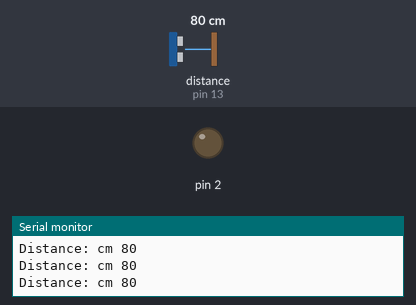
A sketch run on a simulated Arduino Uno, built with avr-gcc and run on an emulated ATmega328P. Parts: output pins drawn as LEDs (lit = HIGH), the last lines printed to the serial monitor. The test bench sets the inputs (shaded band); at power-on: distance to the obstacle (sensor on pin 13) 80 cm. The echo pulse lasts 58.3 µs per cm.

Above: at 1.2 s.
1.3 s: distance to the obstacle (sensor on pin 13) set to 32 cm
2.8 s: distance to the obstacle (sensor on pin 13) set to 26 cm
At 3.9 s:
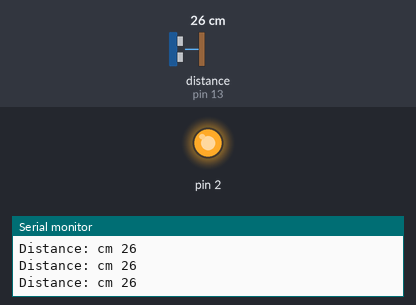
4.4 s: distance to the obstacle (sensor on pin 13) set to 35 cm
At 5.3 s:
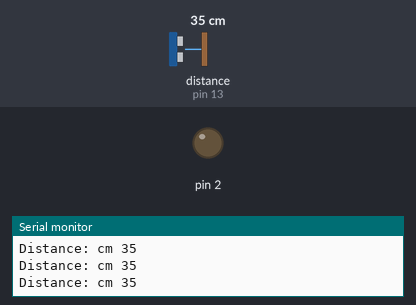
6.0 s: distance to the obstacle (sensor on pin 13) set to 2 cm
At 7.0 s:
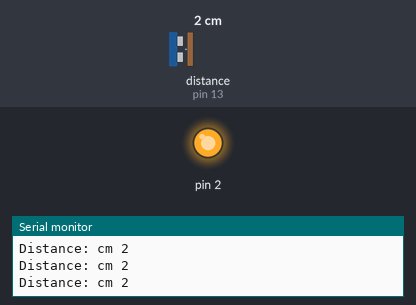
Timing chart, 0 to 8.6 s (numbered marks = the images above; inputs shaded):
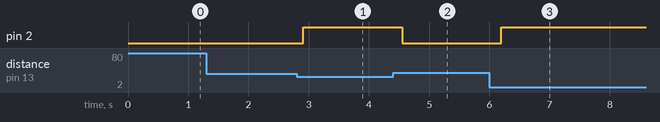

The sketch:

UltrasonicSimple_cm_e_pol_led.ino
```cpp
// (licence header left out)
#include <Ultrasonic.h>

/*
   Pass as a parameter the trigger and echo pin, respectively,
   or only the signal pin (for sensors 3 pins), like:
   Ultrasonic ultrasonic(13);
*/
Ultrasonic ultrasonic(12, 13);
int distance;

void setup() {
  Serial.begin(9600);
  pinMode(2, OUTPUT);
}

void loop() {
  // Pass INC as a parameter to get the distance in inches
  distance = ultrasonic.read();

  Serial.print("Distance: cm ");
  Serial.println(distance);
  delay(100);
  if (distance < 30) {
    digitalWrite(2, HIGH);
  }else{
    digitalWrite(2, LOW);
  }
}
```

Measured:
- the behaviour switches between 30 and 29 cm on distance to the obstacle (sensor on pin 13) (found by bisection; images 0 and 1)
- after the input at 2.8 s, pin 2: LOW → HIGH after 0.11 s
- after the input at 4.4 s, pin 2: HIGH → LOW after 0.15 s
- after the input at 6.0 s, pin 2: LOW → HIGH after 0.20 s
